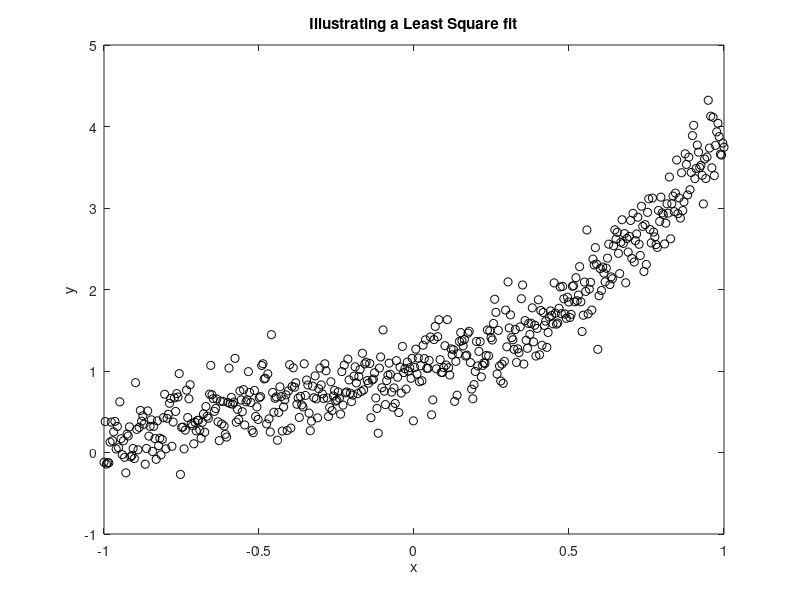

Reproduce this figure in MATLAB. (Note: this script raises an error after producing the figure.)
%% Introduction
%Aldous George
%EP 501
%Project 4
%This code contains excerpts from codes provided by Dr. Zettergen.
%https://github.com/Zettergren-Courses/EP501_matlab/
clc
clearvars
close all
%% Problem 1
%a
load('test_lsq.mat');
n=length(x);                            %size of data

%Plot of noisy data
figure(1);
plot(x,ynoisy,'ko');
xlabel('x');
ylabel('y');
title('Illustrating a Least Square fit')
hold on;

%I discussed with Kaijus Palm on how to do this part.
for N=1:3                               %Polynomials of varying degree
    %1-a)
    %Calculating M matrix for the polynomial
    for i=1:N+1
        M(:,i)=x.^(i-1);                
    end %for
    %Polynomial function y
    a=flipud(inv((M')*M)*(M')*ynoisy);  %Coefficient a
    y=polyval(a,x);                     %Polynomial
    
    %1-b)
    %Error vector and Residual
    df=length(a);                       %number of coefficients
    v=n-df;                             
    error(:,N)=(y-ynoisy);
    residual(N)=sum(error,'all');
    
    %1-c)
    Chi_sq(N)=(1/v)*sum(((ynoisy-y).^(2)/(sigmay).^2),'all');
    
    %plot
    figure(1)
    hold on
    plot(x,y,'b', 'LineWidth',1.2);
end %for

%Testing with Matlab built-in function
for N=1:3
f=polyfit(x,ynoisy,N);
F=polyval(f,x);

%error and residual
Merror(:,N)=F-ynoisy;
Mresidual(N)=sum(Merror(:,N),'all');

%Plots
figure(1)
hold on
plot(x,F,'r--','LineWidth',1.2)
end
legend('Data','Linear fit','Quadratic fit','Cubic fit',...
    'MATLAB built-in Linear fit', 'MATLAB built-in Quadratic fit',...
    'MATLAB built-in Cubic fit','Location','northwest');

figure(2)
plot(x,error(:,3));
xlabel('x');
ylabel('Error');
title('Error in Cubic Least Square fit')

%Displaying Results
disp('Problem 1-b)');
disp(['                Residual: ', num2str(residual)]);
disp(['MATLAB built-in Residual: ', num2str(Mresidual)]);

fprintf('\nProblem 1-c)\n');
disp('Reduced Chi^2');
disp(['Linear fit   : ', num2str(Chi_sq(1))]);
disp(['Quadratic fit: ', num2str(Chi_sq(2))]);
disp(['Cubic fit    : ', num2str(Chi_sq(3))]);

fprintf('\nProblem 1-d)\n');
fprintf('Since the cubic fit has the closest reduced Chi^2 value to 1 and because its error \n seem to mostly depict noise about zero, it appears to be the best fit')
%% Problem 2
load('test_interp.mat')

%2-a)
x=[-0.83,-0.2,0.4, 0.9, 1.22];  %X values
i=InterpIndex1D(xg,x);          %Indices i for x_i<x<x_i+1

%2-b)
y=[-0.92,-0.3,0.2, 0.7, 1.12];  %X values
[i2D,j2D]=InterpIndex2D(xg,yg,x,y); %Indices i for x_i<x<x_i+1 ...
                                    %    and j for y_j<y<x_j+1

%2-c)
f=f2D(:);
finterpmanualtest=BlInterp(xg,yg,f,x,y); %Manual Interpolation

%2-d)
[X,Y]=meshgrid(xg,yg);

%Manual Interpolation
finterpmanual=BlInterp(xg,yg,f,xgi,ygi);

%Matlab built-in Interpolation
finterp=interp2(X,Y,f2D,xgi,ygi);

